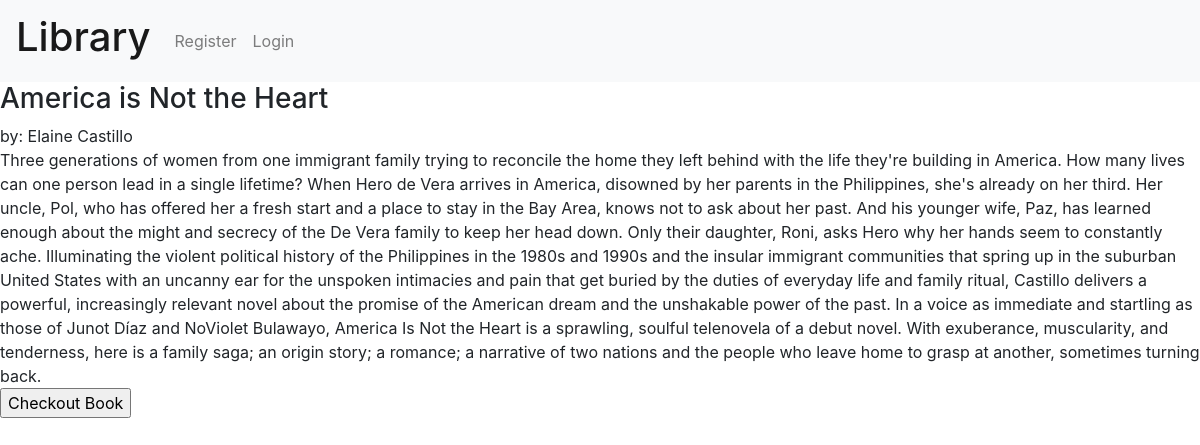
/bookdetails/12, run on the app's committed database.
### lib_app/models.py (models this page shows, shortened)
class Book(models.Model):
    author = models.CharField(max_length = 200)
    title = models.CharField(max_length = 200)
    desp = models.TextField(max_length = 2000, blank=True)
    LOAN_STATUS = (
        ('a', 'available'),
        ('u', 'unavailable'),
    )
    status = models.CharField(
        max_length = 1,
        choices = LOAN_STATUS,
        blank = True,
        default = 'a',
        help_text= 'book availability',
    )
    class Meta:
        ordering = ['title']

### lib_app/views.py (the view)
# urls.py: path('bookdetails/<int:id>', views.book_details, name="book_details"),
def book_details (request,id):
    desp = Book.objects.get(pk=id)
    context = {
        'desp':desp,
    }
    return render(request, "lib_app/book_details.html", context=context)

### templates/lib_app/book_details.html (shortened to what this page needs)
{% extends 'base.html' %}
{% block content %}
<h3> {{ desp.title }} </h3>
by: {{ desp.author }} <br>
{{ desp.desp }}
<form action= "{% url 'checked_out' desp.id %}" method="POST">
    <input type="submit" value="Checkout Book" name="checked_out"/>
</form>
{% endblock %}

### data on the page
Book: title "America is Not the Heart", author "Elaine Castillo", desp "Three generations of women from one immigrant family trying to reconcile the home they left behind with the life they're building in America. How many lives can one person lead in a single lifetime? When Hero de Vera arrives in America, disowned by her parents in the Philippines, she's already on her third. Her uncle, Pol, who has offered her a fresh start and a place to stay in the Bay Area, knows not to ask about her past. And his younger wife, Paz, has learned enough about the might and secrecy of the De Vera family to keep her head down. Only their daughter, Roni, asks Hero why her hands seem to constantly ache. Illuminating the violent political history of the Philippines in the 1980s…"
